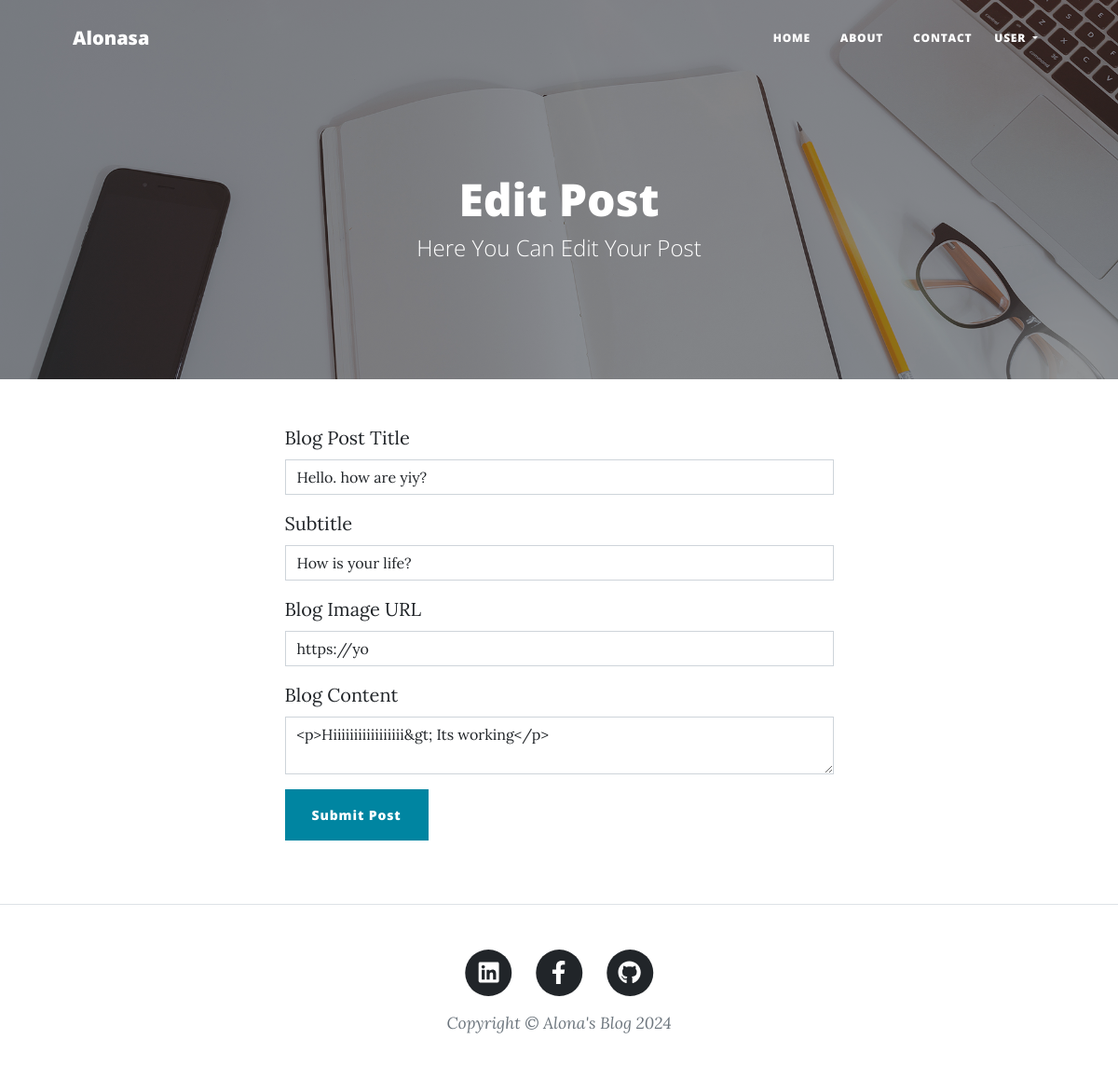
Page /edit-post/2 (signed in) on the committed database.
### server.py (models this page shows, shortened)
class BlogPost(db.Model):
    __tablename__ = "blog_posts"
    id: Mapped[int] = mapped_column(Integer, primary_key=True)
    title: Mapped[str] = mapped_column(String(250), nullable=False)
    subtitle: Mapped[str] = mapped_column(String(250), nullable=False)
    date: Mapped[str] = mapped_column(String(250), nullable=False)
    body: Mapped[str] = mapped_column(Text, nullable=False)
    author = relationship("User", back_populates="posts")
    author_id: Mapped[int] = mapped_column(Integer, ForeignKey('users.id'))
    img_url: Mapped[str] = mapped_column(String(250), nullable=False)
    comments = relationship("Comment", back_populates="parent_post")

### server.py (the view, shortened to what this page needs)
@app.route("/edit-post/<int:post_id>", methods=["GET", "POST"])
@login_required
def edit_post(post_id):
    db_post = db.get_or_404(BlogPost, post_id)
    form = AddPostForm(obj=db_post)
    return render_template("add.html", form=form, is_edit=True)

### server.py
class AddPostForm(FlaskForm):
    title = StringField("Blog Post Title", validators=[DataRequired()])
    subtitle = StringField("Subtitle", validators=[DataRequired()])
    img_url = URLField("Blog Image URL", validators=[DataRequired()])
    body = CKEditorField("Blog Content", validators=[DataRequired()], _translations='en')
    submit = SubmitField("Submit Post", render_kw={"class": "btn-primary btn-sm mt-3"})

### server.py (called while the page is built)
@app.context_processor
def inject_logged_in():
    def is_logged_in():
        return current_user.is_authenticated
    return dict(is_logged_in=is_logged_in)

@login_manager.user_loader
def load_user(user_id):
    return db.get_or_404(User, user_id)

@app.context_processor
def inject_year():
    current_year = datetime.now().year
    return {'current_year': current_year}

### templates/add.html (shortened to what this page needs)
{% if is_edit %}
{% set h1 = "Edit Post" %}
{% set title = "Edit your old post" %}
{% set description = "Here You Can Edit Your Post" %}
{% block extra_style %}
<link href="../static/css/styles.css" rel="stylesheet"/>
{% endblock %}
{% include "base-form.html" %}
{% else %}
{% set title = "Alona's Blog - Add New Post" %}
{% set h1 = "Add New Post" %}
{% set description = "Here You Can Add A New Post" %}
{% endif %}

### templates/base-form.html (shortened to what this page needs)
{% extends "base.html" %}
{% block h1 %}{{h1}}{% endblock %}
{% block description %}{{description}}{% endblock %}
{% from "bootstrap5/form.html" import render_form %}
{% block content %}
<div class="container px-4 px-lg-5">
    <div class="row gx-4 gx-lg-5 justify-content-center mb-5">
        <div class="col-md-10 col-lg-8 col-xl-7">
            <form method="POST">
                {{render_form(form, novalidate=True)}}
            </form>
        </div>
    </div>
</div>
{% endblock %}

### rows in the picture
BlogPost: title "Hello. how are yiy?", subtitle "How is your life?", img_url "https://yo", body "<p>Hiiiiiiiiiiiiiiiii&gt; Its working</p>"

### other values in the picture
{{ h1 }} "Edit Post"
{{ description }} "Here You Can Edit Your Post"
